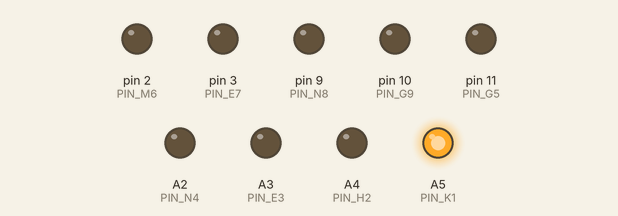
Recording of a sketch running on a simulated Arduino Uno, built with avr-gcc and run on an emulated ATmega328P. On the bench: output pins drawn as LEDs (lit = HIGH).

Above: at 0.3 s.
At 1.8 s:
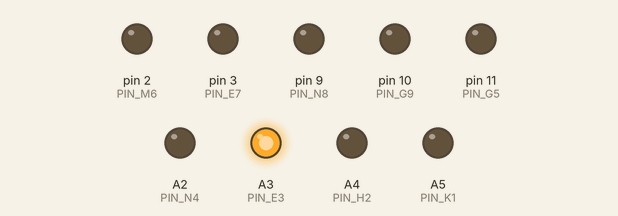
At 2.6 s:
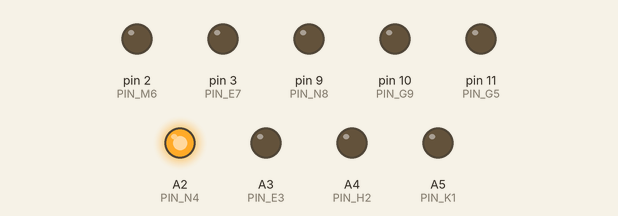
At 4.1 s:
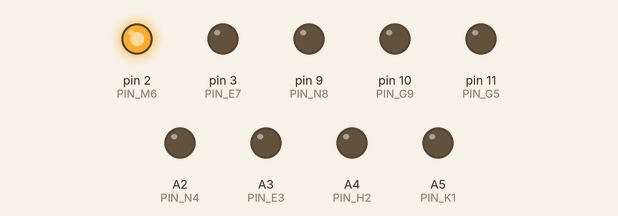
At 5.6 s:
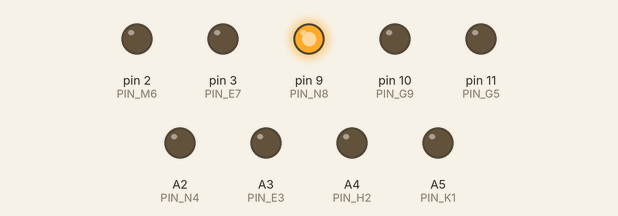
At 7.8 s:
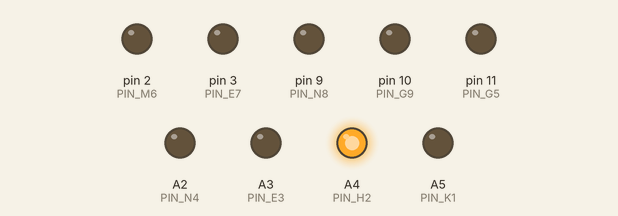
Timing chart, 0 to 8.8 s (numbered marks = the images above):
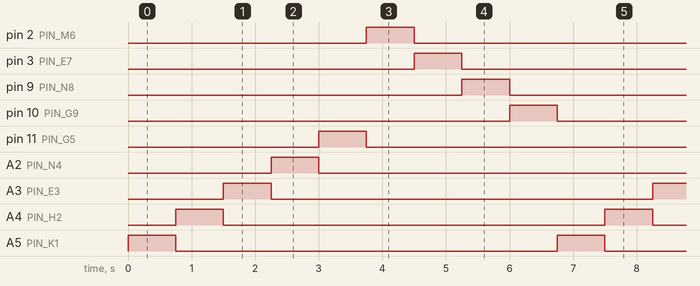

Measured:
- by itself, pin 2 (PIN_M6), pin 3 (PIN_E7), pin 9 (PIN_N8), pin 10 (PIN_G9), pin 11 (PIN_G5), A2 (PIN_N4), A3 (PIN_E3), A4 (PIN_H2), A5 (PIN_K1): alternates HIGH for 0.75 s and LOW for 6.0 s
- by itself, everything shown: repeats every 6.8 s, in 9 steps

The sketch:

name-blinker.ino
```cpp
#include "LowPower.h"

#define NUM_LETTERS 9

#define PIN_K1 A5
#define PIN_H2 A4
#define PIN_E3 A3
#define PIN_N4 A2
#define PIN_G5 11

#define PIN_M6 2
#define PIN_E7 3
#define PIN_N8 9
#define PIN_G9 10

const int PINS[NUM_LETTERS] = {PIN_K1, PIN_H2, PIN_E3, PIN_N4, PIN_G5
                    , PIN_M6, PIN_E7, PIN_N8, PIN_G9};

int currentPinToLight = 0;

void setup() {

  for(int currentPos = 0; currentPos < NUM_LETTERS; currentPos++){
    pinMode(PINS[currentPos], OUTPUT);
  }

}

void loop() {
  if(currentPinToLight >= NUM_LETTERS){
    currentPinToLight = 0;
  }

  onlyTurnOnThisLED(currentPinToLight);

  currentPinToLight++;

  customDelayBetweenLetters();
}


void onlyTurnOnThisLED(int pinPositionNumber){

  for(int currentPos = 0; currentPos < NUM_LETTERS; currentPos++){

    if(currentPos == pinPositionNumber){
      digitalWrite(PINS[currentPos], HIGH);
    } else {
      digitalWrite(PINS[currentPos], LOW);
    }
  }
}

void customDelayBetweenLetters(){
  LowPower.powerDown(SLEEP_500MS, ADC_OFF, BOD_OFF);
  LowPower.powerDown(SLEEP_250MS, ADC_OFF, BOD_OFF);
}
```
